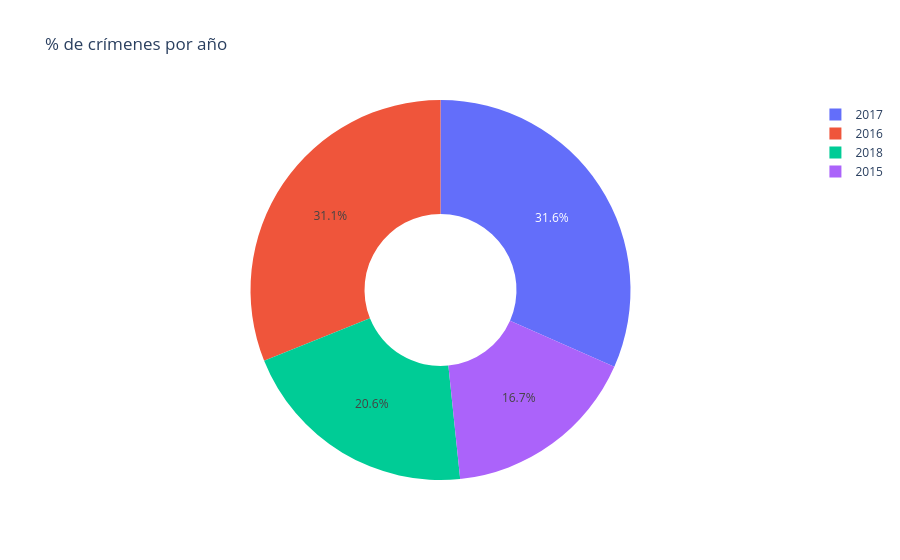

Notebook cell for this chart:
### Code cell
import plotly.express as px

top5 = df['YEAR'].value_counts().head(5)

fig = px.pie(values=top5.values, 
             names=top5.index, 
             title='% de crímenes por año',
             hole=0.4)
fig.show()

### Figure 1 — Plotly figure (JSON) as saved in the notebook; plotly's stock layout.template omitted (floating-point values rounded to 4 significant figures)
{"data": [{"domain": {"x": [0, 1], "y": [0, 1]}, "hole": 0.4, "hovertemplate": "label=%{label}<br>value=%{value}<extra></extra>", "labels": [2017, 2016, 2018, 2015], "legendgroup": "", "name": "", "showlegend": true, "type": "pie", "values": [100884, 99110, 65685, 53371]}], "layout": {"legend": {"tracegroupgap": 0}, "title": {"text": "% de crímenes por año"}}}
